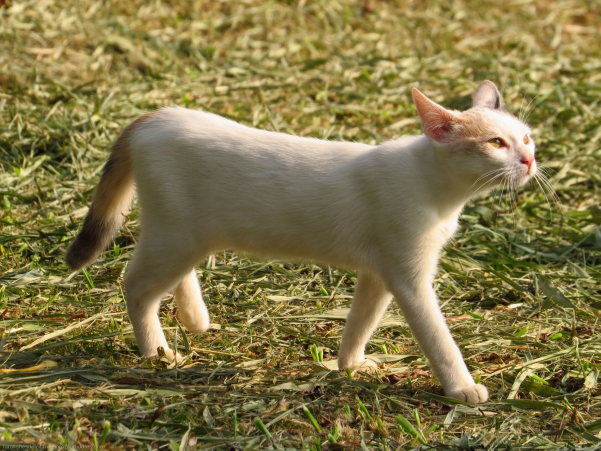
#> input picture gato.jpg, 1201 x 901 px (shown at 1/2 size)
$ python u3-act5-opencv-1341.py
#> lines starting #> are read from the running program, lines starting #| are printed output that depends on the picture; after the words box and inside, x2 and y2 are one past the last pixel; in counts of white or black regions, pixels touching at a corner belong together
import cv2

# Leer la imagen del archivo
image = cv2.imread('gato.jpg')
#> image is the input picture: shape (901, 1201, 3); mean B, G, R 70.9, 118.2, 130.1

# Mostrar la imagen en una ventana
cv2.imshow('gato Valeria 1341', image)

# Esperar a que se presione una tecla y cerrar la ventana
cv2.waitKey(0)
cv2.destroyAllWindows()

# Cargar la imagen
image = cv2.imread('gato.jpg')

# Convertir a escala de grises
gray_image = cv2.cvtColor(image, cv2.COLOR_BGR2GRAY)
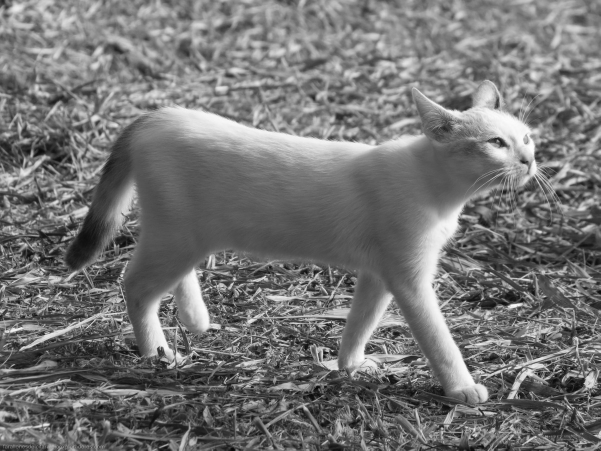
#> gray_image: shape (901, 1201) (shown at 1/2 size); min 3, max 255, mean 116.4

# Guardar la imagen en escala de grises
cv2.imwrite('gray_image.jpg', gray_image)

# Cargar la imagen
image = cv2.imread('gato.jpg')

# Redimensionar la imagen a 300x200
resized_image = cv2.resize(image, (300, 200))
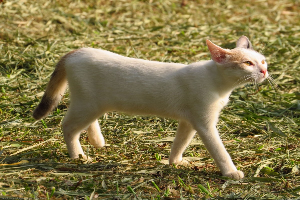
#> resized_image: shape (200, 300, 3); mean B, G, R 70.9, 118.1, 130

# Guardar la imagen redimensionada
cv2.imwrite('resized_image.jpg', resized_image)

# Mostrar la imagen redimensionada
cv2.imshow('Imagen Redimensionada Valeria 1341', resized_image)
cv2.waitKey(0)
cv2.destroyAllWindows()


# Cargar la imagen
image = cv2.imread('gato.jpg')

# Obtener la altura y el ancho de la imagen
(h, w) = image.shape[:2]
#> h = 901; w = 1201

# Definir el centro de la imagen
center = (w // 2, h // 2)
#> center = (600, 450)

# Matriz de rotación
matrix = cv2.getRotationMatrix2D(center, 90, 1.0)

# Realizar la rotación
rotated_image = cv2.warpAffine(image, matrix, (w, h))
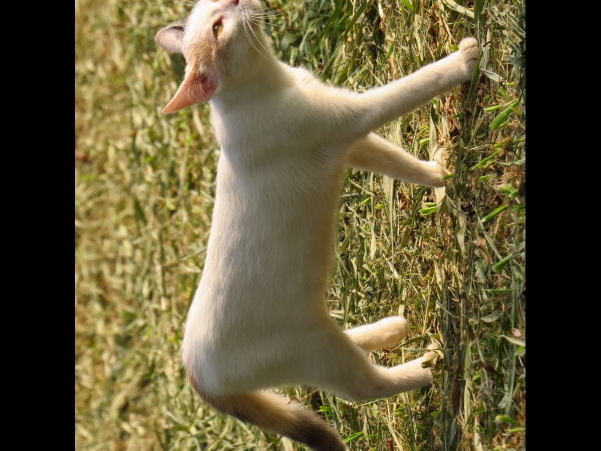
#> rotated_image: shape (901, 1201, 3) (shown at 1/2 size); mean B, G, R 55.7, 89.3, 98.8

# Guardar la imagen rotada
cv2.imwrite('rotated_image.jpg', rotated_image)

# Mostrar la imagen rotada
cv2.imshow('Imagen Rotada Valeria 1341', rotated_image)
cv2.waitKey(0)
cv2.destroyAllWindows()


# Cargar la imagen
image = cv2.imread('gato.jpg')

# Aplicar desenfoque gaussiano
blured_image = cv2.GaussianBlur(image, (15, 15), 0)
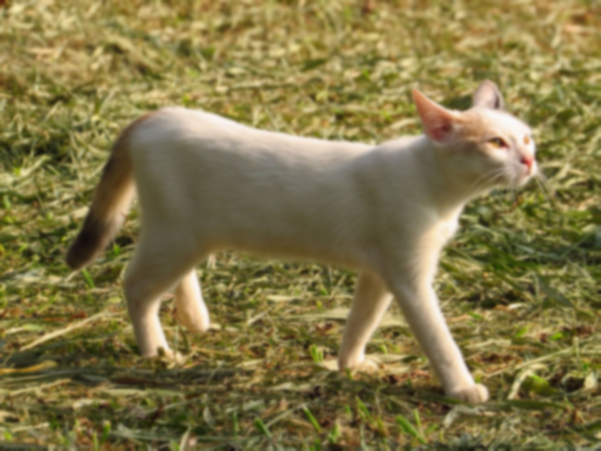
#> blured_image: shape (901, 1201, 3) (shown at 1/2 size); mean B, G, R 70.9, 118.2, 130.1

# Guardar la imagen desenfocada
cv2.imwrite('blurred_image.jpg', blured_image)

# Mostrar la imagen desenfocada
cv2.imshow('Imagen Desenfocada Valeria 1341', blured_image)
cv2.waitKey(0)
cv2.destroyAllWindows()


# Cargar la imagen
image = cv2.imread('gato.jpg')

# Convertir a escala de grises
gray_image = cv2.cvtColor(image, cv2.COLOR_BGR2GRAY)

# Aplicar el detector de bordes Canny
edges = cv2.Canny(gray_image, 100, 200)
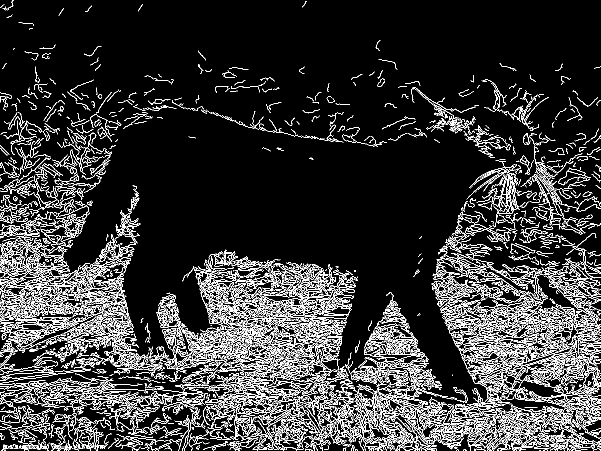
#> edges: shape (901, 1201) (shown at 1/2 size); 12.9% white in thin lines or dots

# Guardar la imagen de bordes
cv2.imwrite('edges.jpg', edges)

# Mostrar la imagen de bordes
cv2.imshow('Bordes Canny Valeria 1341', edges)
cv2.waitKey(0)
cv2.destroyAllWindows()


# Cargar la imagen
image = cv2.imread('gato.jpg')

# Dibujar un rectángulo
cv2.rectangle(image, (50, 50), (200, 200), (255, 0, 0), 3)

# Agregar texto a la imagen
cv2.putText(image, 'OpenCV', (60, 40), cv2.FONT_HERSHEY_SIMPLEX, 1, (0, 255, 0), 2)

# Guardar la imagen de salida
cv2.imwrite('output_image.jpg', image)

# Mostrar la imagen de salida
cv2.imshow('Imagen con Dibujo Valeria 1341', image)
cv2.waitKey(0)
cv2.destroyAllWindows()


# Cargar la imagen en escala de grises
image = cv2.imread('gato.jpg', 0)
#> image: shape (901, 1201); min 3, max 255, mean 116.4

# Aplicar umbralización
_, thresh_image = cv2.threshold(image, 127, 255, cv2.THRESH_BINARY)
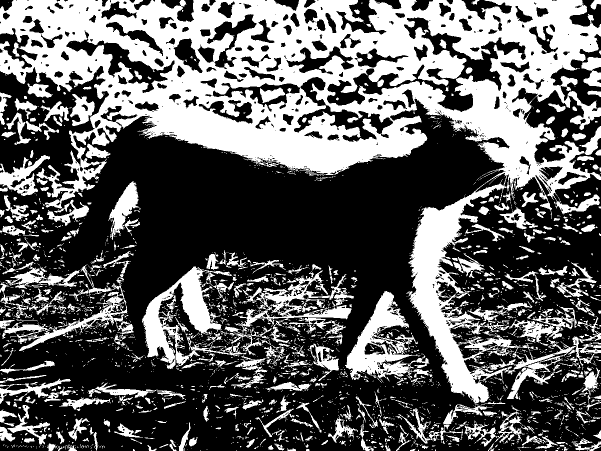
#> thresh_image: shape (901, 1201) (shown at 1/2 size); 38% white; 2696 white regions (2189 under 20 px)

# Guardar la imagen umbralizada
cv2.imwrite('threshold_image.jpg', thresh_image)

# Mostrar la imagen umbralizada
cv2.imshow('Imagen Umbralizada Valeria 1341', thresh_image)
cv2.waitKey(0)
cv2.destroyAllWindows()


# Cargar la imagen
image = cv2.imread('gato.jpg')

# Convertir la imagen a escala de grises
gray_image = cv2.cvtColor(image, cv2.COLOR_BGR2GRAY)

# Encontrar bordes
edges = cv2.Canny(gray_image, 100, 200)

# Encontrar contornos
contours, _ = cv2.findContours(edges, cv2.RETR_EXTERNAL, cv2.CHAIN_APPROX_SIMPLE)
#> contours = 3363 contours, 2958 with area under 20; largest, box (x1, y1, x2, y2) and area: (400, 541, 543, 696) 2786, (926, 674, 1151, 749) 1618, (1103, 826, 1201, 898) 1560, (313, 603, 496, 709) 1483, (899, 604, 1101, 676) 1183

# Dibujar contornos en la imagen original
cv2.drawContours(image, contours, -1, (0, 255, 0), 2)
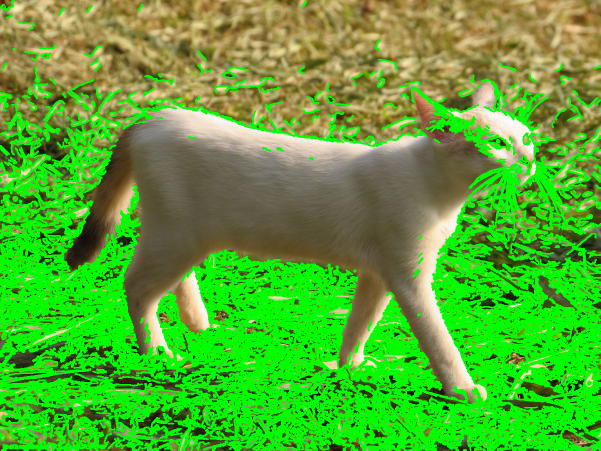
#> image: shape (901, 1201, 3) (shown at 1/2 size); mean B, G, R 48.6, 169.5, 85.5

# Guardar la imagen de salida con contornos
cv2.imwrite('contours_image.jpg', image)

# Mostrar la imagen con contornos
cv2.imshow('Imagen con Contornos Valeria 1341', image)
cv2.waitKey(0)
cv2.destroyAllWindows()

$ run again, with image-1.png saved as gato.jpg
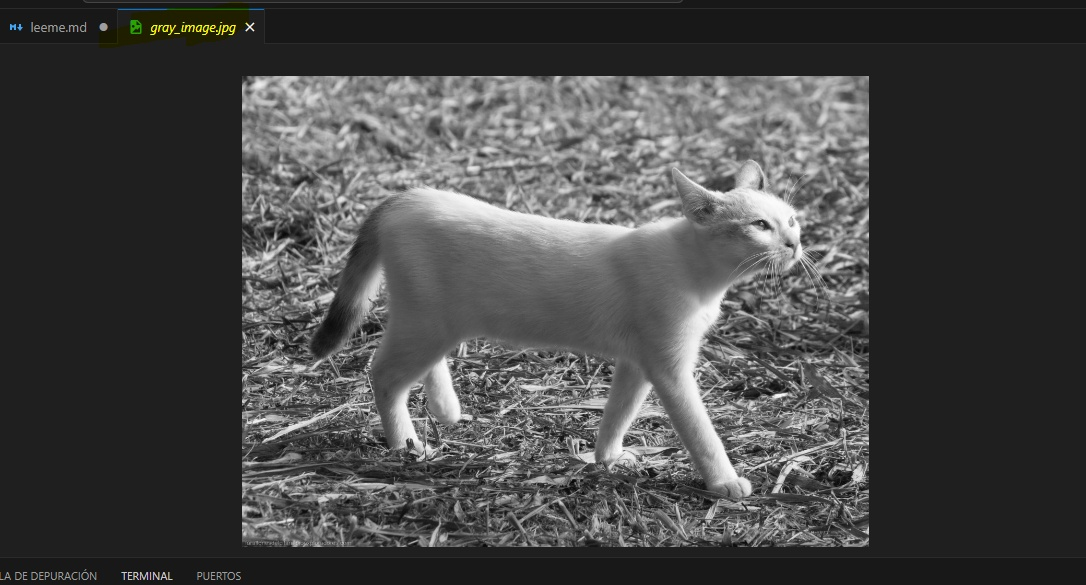
#> input picture image-1.png, 1086 x 585 px
#> image is the input picture: shape (585, 1086, 3); mean B, G, R 70.1, 70.4, 70.3
#> `edges = cv2.Canny(gray_image, 100, 200)`:
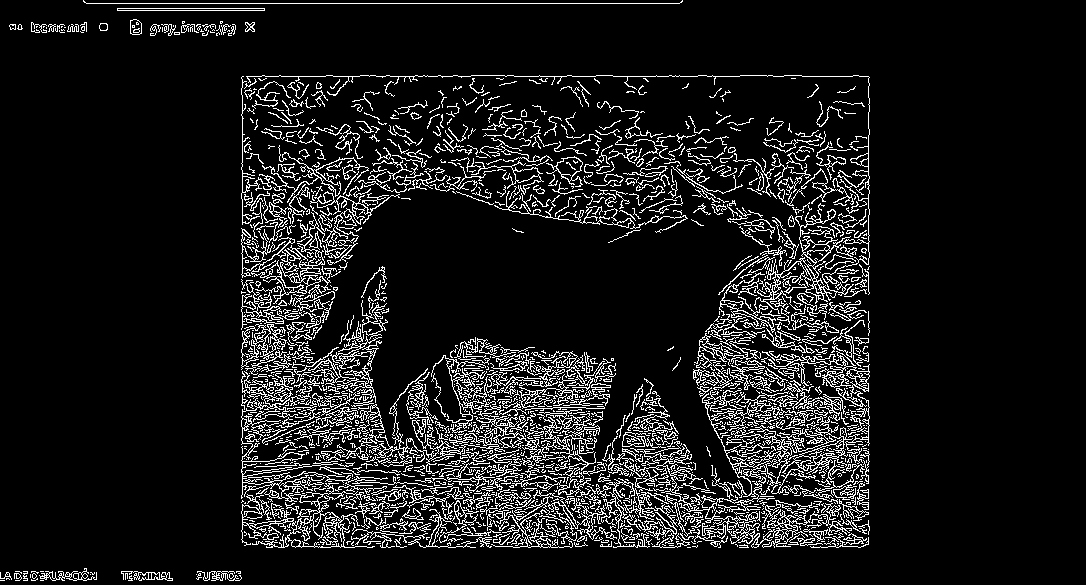
#> edges: shape (585, 1086); 10.1% white in thin lines or dots, all inside (x1, y1, x2, y2) = (0, 0, 870, 581)
#> thresh_image: shape (585, 1086); 17.7% white; 1579 white regions (1338 under 20 px)
#> contours = 1476 contours, 1323 with area under 20; largest, box (x1, y1, x2, y2) and area: (661, 388, 865, 548) 7852, (241, 371, 433, 548) 2908, (241, 191, 400, 304) 1573, (366, 368, 600, 496) 1482, (491, 478, 695, 548) 1412
#> `cv2.drawContours(image, contours, -1, (0, 255, 0), 2)`:
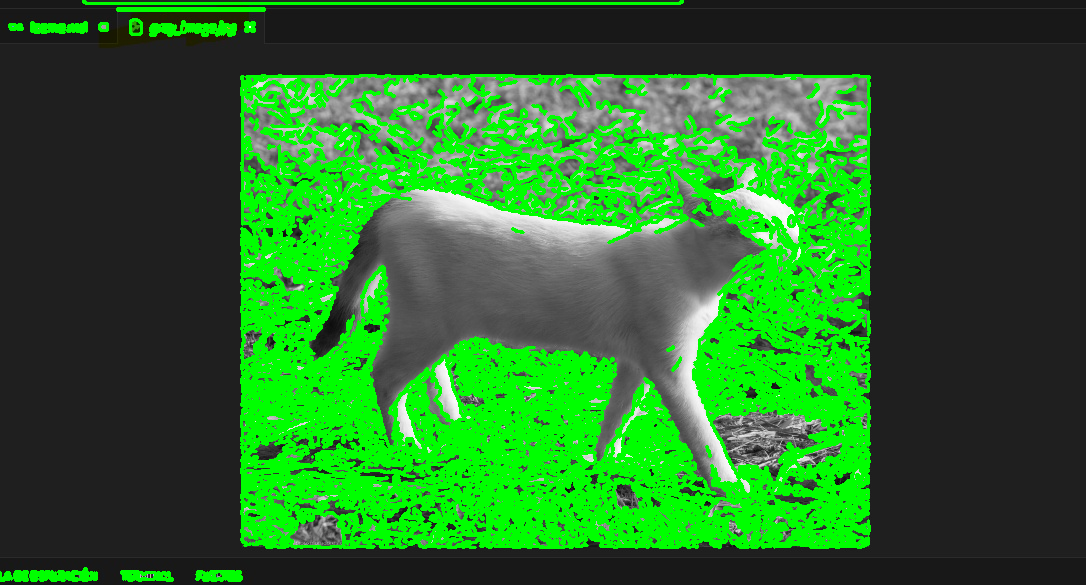
#> image: shape (585, 1086, 3); mean B, G, R 40.5, 108.9, 40.6

$ run again, with image-2.png saved as gato.jpg
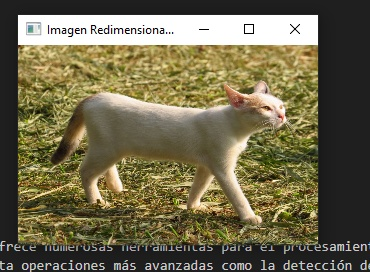
#> input picture image-2.png, 370 x 272 px
#> image is the input picture: shape (272, 370, 3); mean B, G, R 76.2, 104.3, 111.3
#> `edges = cv2.Canny(gray_image, 100, 200)`:
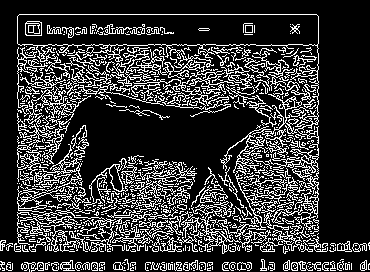
#> edges: shape (272, 370); 21% white in thin lines or dots
#> thresh_image: shape (272, 370); 32.7% white; 779 white regions (682 under 20 px)
#> contours = 626 contours, 574 with area under 20; largest, box (x1, y1, x2, y2) and area: (17, 14, 319, 251) 11199, (69, 49, 234, 117) 1055, (17, 86, 91, 164) 630, (119, 162, 197, 213) 502, (17, 144, 83, 213) 500
#> `cv2.drawContours(image, contours, -1, (0, 255, 0), 2)`:
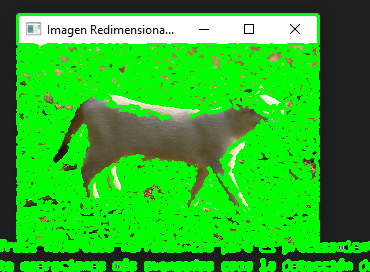
#> image: shape (272, 370, 3); mean B, G, R 38, 178, 44.2

$ run again, with image-3.png saved as gato.jpg
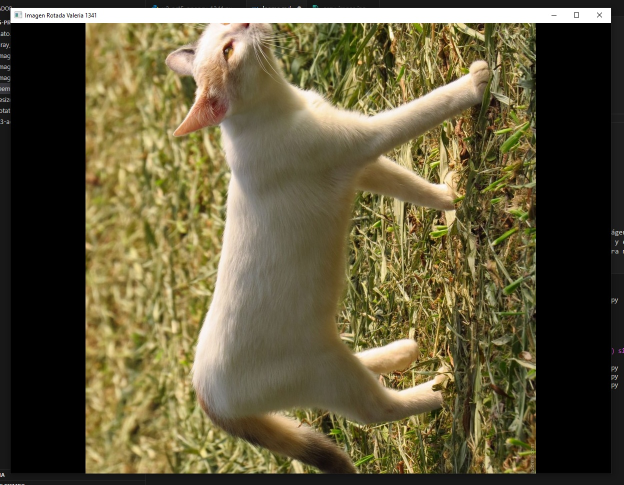
#> input picture image-3.png, 1248 x 970 px (shown at 1/2 size)
#> image is the input picture: shape (970, 1248, 3); mean B, G, R 59.4, 89.3, 97.9
#> edges: shape (970, 1248); 8.6% white in thin lines or dots
#> thresh_image: shape (970, 1248); 28.7% white; 2033 white regions (1701 under 20 px)
#> contours = 2403 contours, 2130 with area under 20; largest, box (x1, y1, x2, y2) and area: (774, 463, 886, 784) 3458, (850, 418, 975, 667) 1940, (2, 9, 1223, 948) 1923, (751, 45, 865, 198) 1413, (971, 363, 1070, 504) 1186
#> `cv2.drawContours(image, contours, -1, (0, 255, 0), 2)`:
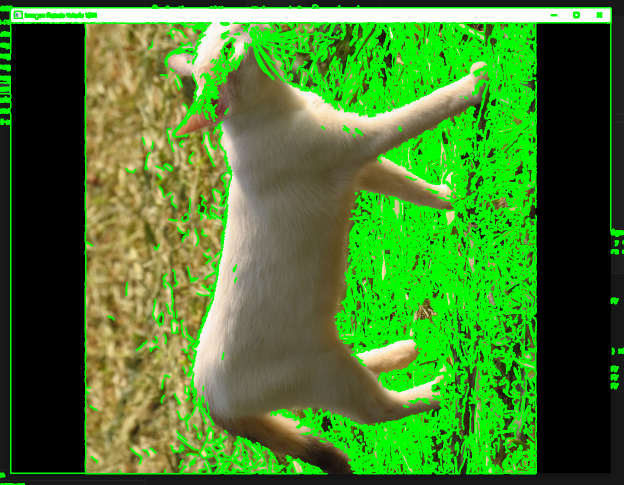
#> image: shape (970, 1248, 3) (shown at 1/2 size); mean B, G, R 43.8, 124, 68.8
